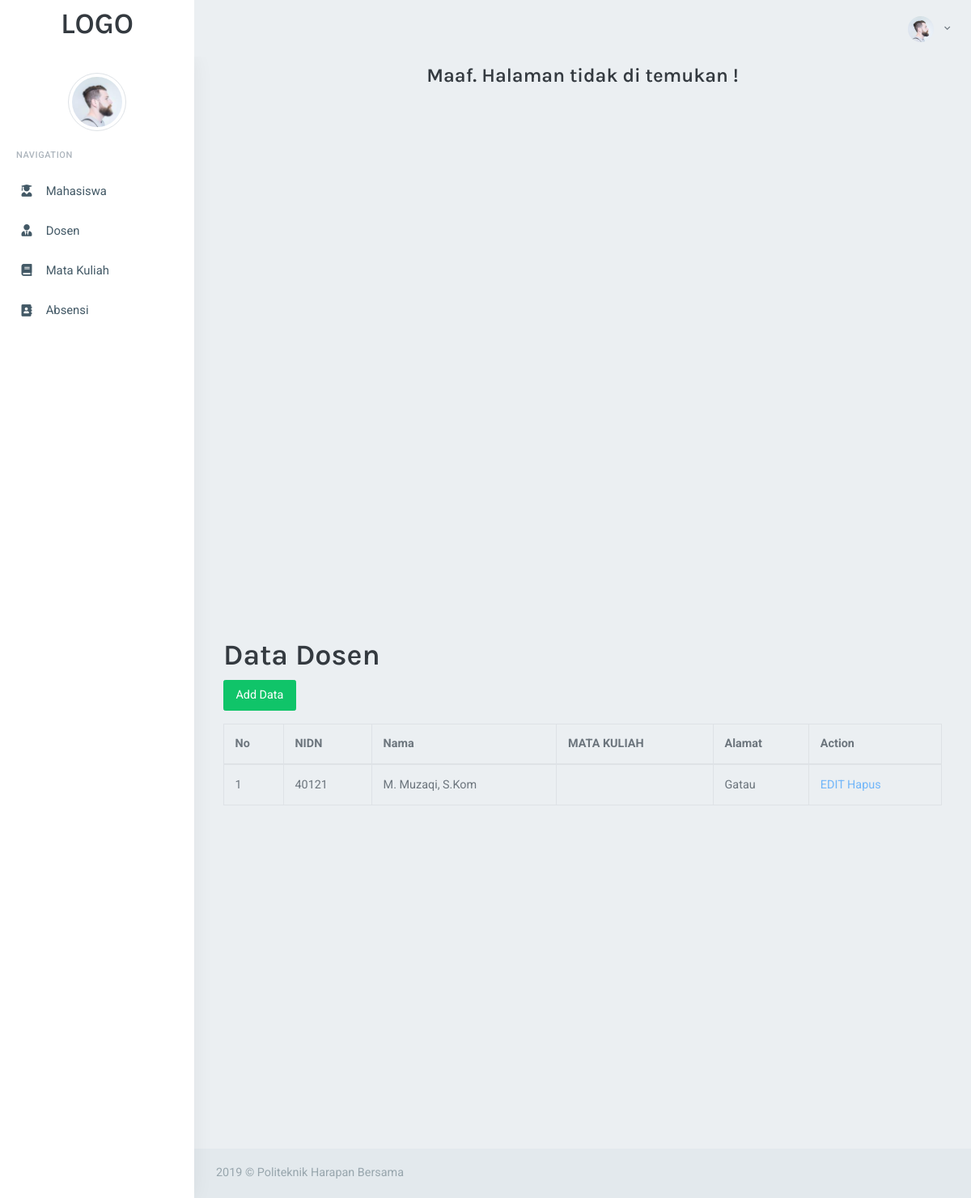
The page /admin/index.php?page=dosen (signed in) on the database its author committed.
### tables this page shows
CREATE TABLE `dosen` (
  `nidn` int(11) NOT NULL,
  `nama` varchar(255) NOT NULL,
  `mata_kuliah` varchar(255) NOT NULL,
  `alamat` text NOT NULL
);

### admin/halaman/dosen/dosen.php (the view, shortened to what this page needs)
<!doctype html>
<html lang="en">
<head>
</head>
<body>
  <div class="container">
    <h1>Data Dosen</h1>
    <p><a href="index.php?page=tambahdata" class="btn btn-success">Add Data</a></p>
    <table id="mytable" class="table table-bordered">
      <thead>
		<th>No</th>
        <th>NIDN</th>
        <th>Nama</th>
        <th>MATA KULIAH</th>
        <th>Alamat</th>
        <th>Action</th>
      </thead>
      <?php
  include "../koneksi.php";
  $data=mysqli_query($koneksi,"SELECT * FROM dosen");
  if(mysqli_num_rows($data)>0){
    $no = 1 ;
    while($d = mysqli_fetch_assoc($data)){
      echo '
      <tr>
        <td>'.$no++.'</td>
        <td>'.$d['nidn'].'</td>
        <td>'.$d['nama'].'</td>
        <td>'.$d['mata_kuliah'].'</td>
        <td>'.$d['alamat'].'</td>
        <td>
          <a href="#">EDIT</a>
          <a href="halaman/dosen/delete.php?nidn'.$d['nidn'].'" onclick="return confirm(\'Yakin ingin menghapus?\')">Hapus</a>
        </td>
        </tr>
      ';
    }
  }else{
    echo '<tr><td colspan="8">Tidak ada Data!</td></tr>';
  }
  ?>
    </table>
  </div>
</body>
</html>

### rows shown on the page
dosen: nidn "40121", nama "M. Muzaqi, S.Kom", alamat "Gatau"
